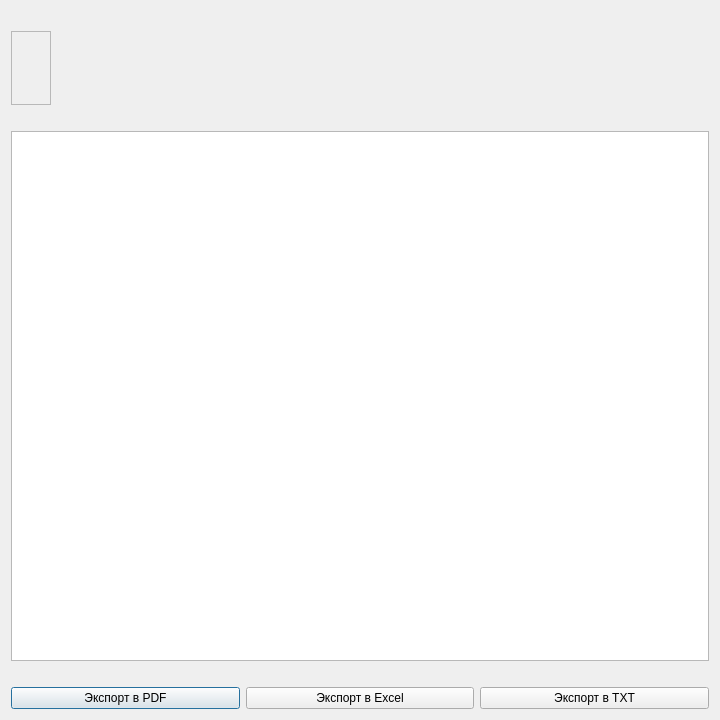
<?xml version="1.0" encoding="UTF-8"?>
<ui version="4.0">
 <class>reportwidget</class>
 <widget class="QDialog" name="reportwidget">
  <property name="geometry">
   <rect>
    <x>0</x>
    <y>0</y>
    <width>720</width>
    <height>720</height>
   </rect>
  </property>
  <property name="windowTitle">
   <string>Dialog</string>
  </property>
  <layout class="QGridLayout" name="gridLayout_2">
   <item row="2" column="0" colspan="2">
    <widget class="QFrame" name="f_doc_info">
     <property name="minimumSize">
      <size>
       <width>0</width>
       <height>70</height>
      </size>
     </property>
     <property name="frameShape">
      <enum>QFrame::Shape::StyledPanel</enum>
     </property>
     <property name="frameShadow">
      <enum>QFrame::Shadow::Raised</enum>
     </property>
     <layout class="QGridLayout" name="gridLayout_3">
      <item row="2" column="1">
       <widget class="QLabel" name="lb_val_3">
        <property name="frameShape">
         <enum>QFrame::Shape::NoFrame</enum>
        </property>
        <property name="text">
         <string/>
        </property>
       </widget>
      </item>
      <item row="1" column="0">
       <widget class="QLabel" name="lb_key_2">
        <property name="frameShape">
         <enum>QFrame::Shape::NoFrame</enum>
        </property>
        <property name="text">
         <string/>
        </property>
       </widget>
      </item>
      <item row="0" column="1">
       <widget class="QLabel" name="lb_val_1">
        <property name="frameShape">
         <enum>QFrame::Shape::NoFrame</enum>
        </property>
        <property name="text">
         <string/>
        </property>
       </widget>
      </item>
      <item row="2" column="0">
       <widget class="QLabel" name="lb_key_3">
        <property name="frameShape">
         <enum>QFrame::Shape::NoFrame</enum>
        </property>
        <property name="text">
         <string/>
        </property>
       </widget>
      </item>
      <item row="0" column="0">
       <widget class="QLabel" name="lb_key_1">
        <property name="frameShape">
         <enum>QFrame::Shape::NoFrame</enum>
        </property>
        <property name="text">
         <string/>
        </property>
       </widget>
      </item>
      <item row="1" column="1">
       <widget class="QLabel" name="lb_val_2">
        <property name="frameShape">
         <enum>QFrame::Shape::NoFrame</enum>
        </property>
        <property name="text">
         <string/>
        </property>
       </widget>
      </item>
     </layout>
    </widget>
   </item>
   <item row="3" column="0" colspan="3">
    <widget class="QLabel" name="lb_description">
     <property name="text">
      <string/>
     </property>
    </widget>
   </item>
   <item row="0" column="0" colspan="3">
    <widget class="QLabel" name="lb_report_title">
     <property name="frameShape">
      <enum>QFrame::Shape::NoFrame</enum>
     </property>
     <property name="text">
      <string/>
     </property>
    </widget>
   </item>
   <item row="6" column="0" colspan="3">
    <layout class="QHBoxLayout" name="horizontalLayout_3">
     <item>
      <widget class="QPushButton" name="pb_export_pdf">
       <property name="text">
        <string>Экспорт в PDF</string>
       </property>
      </widget>
     </item>
     <item>
      <widget class="QPushButton" name="pb_export_excel">
       <property name="text">
        <string>Экспорт в Excel</string>
       </property>
      </widget>
     </item>
     <item>
      <widget class="QPushButton" name="pb_export_txt">
       <property name="text">
        <string>Экспорт в TXT</string>
       </property>
      </widget>
     </item>
    </layout>
   </item>
   <item row="5" column="0" colspan="3">
    <widget class="QLabel" name="lb_total_info">
     <property name="frameShape">
      <enum>QFrame::Shape::NoFrame</enum>
     </property>
     <property name="text">
      <string/>
     </property>
    </widget>
   </item>
   <item row="2" column="2">
    <spacer name="horizontalSpacer_2">
     <property name="orientation">
      <enum>Qt::Orientation::Horizontal</enum>
     </property>
     <property name="sizeHint" stdset="0">
      <size>
       <width>40</width>
       <height>20</height>
      </size>
     </property>
    </spacer>
   </item>
   <item row="4" column="0" colspan="3">
    <widget class="QTableWidget" name="tw_report_data">
     <property name="palette">
      <palette>
       <active>
        <colorrole role="Highlight">
         <brush brushstyle="SolidPattern">
          <color alpha="255">
           <red>187</red>
           <green>202</green>
           <blue>212</blue>
          </color>
         </brush>
        </colorrole>
       </active>
       <inactive>
        <colorrole role="Highlight">
         <brush brushstyle="SolidPattern">
          <color alpha="255">
           <red>187</red>
           <green>202</green>
           <blue>212</blue>
          </color>
         </brush>
        </colorrole>
       </inactive>
       <disabled/>
      </palette>
     </property>
     <property name="editTriggers">
      <set>QAbstractItemView::EditTrigger::NoEditTriggers</set>
     </property>
     <property name="alternatingRowColors">
      <bool>true</bool>
     </property>
     <property name="selectionMode">
      <enum>QAbstractItemView::SelectionMode::NoSelection</enum>
     </property>
     <property name="selectionBehavior">
      <enum>QAbstractItemView::SelectionBehavior::SelectRows</enum>
     </property>
     <property name="verticalScrollMode">
      <enum>QAbstractItemView::ScrollMode::ScrollPerPixel</enum>
     </property>
     <attribute name="verticalHeaderVisible">
      <bool>false</bool>
     </attribute>
    </widget>
   </item>
  </layout>
 </widget>
 <resources/>
 <connections/>
</ui>
